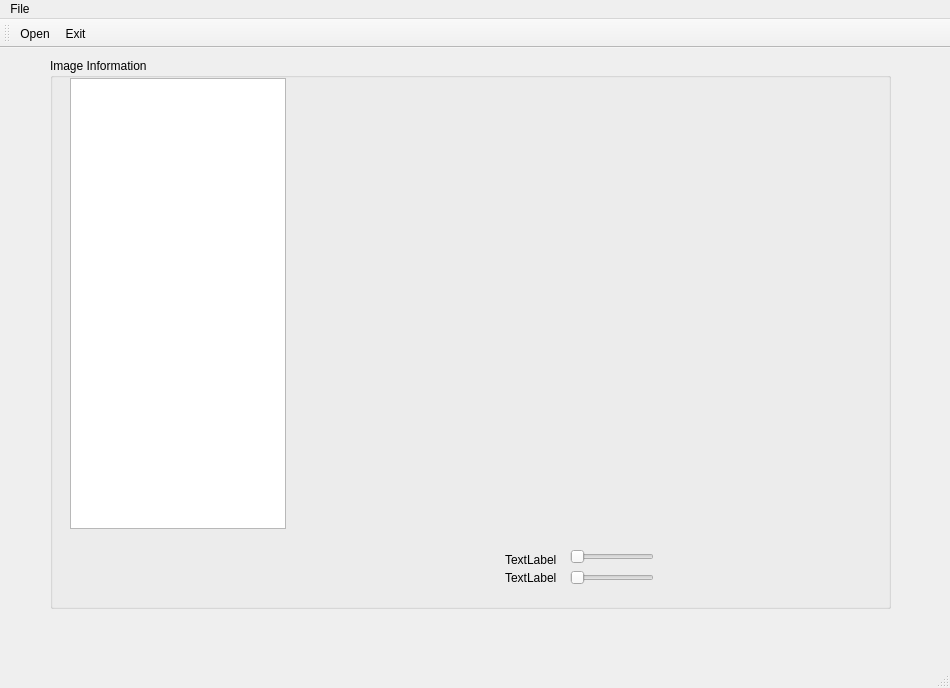
<?xml version="1.0" encoding="UTF-8"?>
<ui version="4.0">
 <class>Viewer</class>
 <widget class="QMainWindow" name="Viewer">
  <property name="geometry">
   <rect>
    <x>0</x>
    <y>0</y>
    <width>950</width>
    <height>688</height>
   </rect>
  </property>
  <property name="windowTitle">
   <string>Viewer</string>
  </property>
  <widget class="QWidget" name="centralwidget">
   <widget class="QGroupBox" name="groupBox">
    <property name="geometry">
     <rect>
      <x>50</x>
      <y>10</y>
      <width>841</width>
      <height>551</height>
     </rect>
    </property>
    <property name="sizePolicy">
     <sizepolicy hsizetype="Expanding" vsizetype="Expanding">
      <horstretch>1</horstretch>
      <verstretch>0</verstretch>
     </sizepolicy>
    </property>
    <property name="title">
     <string>Image Information</string>
    </property>
    <widget class="QTextBrowser" name="textBrowser">
     <property name="geometry">
      <rect>
       <x>20</x>
       <y>20</y>
       <width>216</width>
       <height>451</height>
      </rect>
     </property>
    </widget>
    <widget class="QSlider" name="horizontalSlider2">
     <property name="geometry">
      <rect>
       <x>520</x>
       <y>512</y>
       <width>84</width>
       <height>16</height>
      </rect>
     </property>
     <property name="orientation">
      <enum>Qt::Horizontal</enum>
     </property>
    </widget>
    <widget class="QSlider" name="horizontalSlider1">
     <property name="geometry">
      <rect>
       <x>520</x>
       <y>491</y>
       <width>84</width>
       <height>16</height>
      </rect>
     </property>
     <property name="orientation">
      <enum>Qt::Horizontal</enum>
     </property>
     <property name="tickPosition">
      <enum>QSlider::NoTicks</enum>
     </property>
    </widget>
    <widget class="QSplitter" name="splitter_2">
     <property name="geometry">
      <rect>
       <x>455</x>
       <y>495</y>
       <width>51</width>
       <height>31</height>
      </rect>
     </property>
     <property name="orientation">
      <enum>Qt::Vertical</enum>
     </property>
     <widget class="QWidget" name="">
      <layout class="QGridLayout" name="gridLayout">
       <item row="0" column="0">
        <widget class="QLabel" name="label1">
         <property name="text">
          <string>TextLabel</string>
         </property>
        </widget>
       </item>
       <item row="1" column="0">
        <widget class="QLabel" name="label2">
         <property name="text">
          <string>TextLabel</string>
         </property>
        </widget>
       </item>
      </layout>
     </widget>
    </widget>
    <widget class="QVTKWidget" name="qvtkWidget">
     <property name="geometry">
      <rect>
       <x>241</x>
       <y>20</y>
       <width>590</width>
       <height>451</height>
      </rect>
     </property>
    </widget>
   </widget>
  </widget>
  <widget class="QMenuBar" name="menubar">
   <property name="geometry">
    <rect>
     <x>0</x>
     <y>0</y>
     <width>950</width>
     <height>21</height>
    </rect>
   </property>
   <widget class="QMenu" name="menuFile">
    <property name="title">
     <string>File</string>
    </property>
    <addaction name="actionOpen"/>
    <addaction name="actionOpenRecent"/>
    <addaction name="separator"/>
    <addaction name="actionExit"/>
   </widget>
   <addaction name="menuFile"/>
  </widget>
  <widget class="QStatusBar" name="statusbar"/>
  <widget class="QToolBar" name="toolBar">
   <property name="windowTitle">
    <string>toolBar</string>
   </property>
   <attribute name="toolBarArea">
    <enum>TopToolBarArea</enum>
   </attribute>
   <attribute name="toolBarBreak">
    <bool>false</bool>
   </attribute>
   <addaction name="actionOpen"/>
   <addaction name="actionExit"/>
  </widget>
  <action name="actionOpen">
   <property name="icon">
    <iconset resource="Icons/icons.qrc">
     <normaloff>:/images/fileopen.png</normaloff>:/images/fileopen.png</iconset>
   </property>
   <property name="text">
    <string>Open</string>
   </property>
   <property name="toolTip">
    <string>Open a 3D image</string>
   </property>
  </action>
  <action name="actionOpenRecent">
   <property name="text">
    <string>Open Recent</string>
   </property>
  </action>
  <action name="actionExit">
   <property name="text">
    <string>Exit</string>
   </property>
  </action>
 </widget>
 <customwidgets>
  <customwidget>
   <class>QVTKWidget</class>
   <extends>QWidget</extends>
   <header>QVTKWidget.h</header>
  </customwidget>
 </customwidgets>
 <resources>
  <include location="Icons/icons.qrc"/>
 </resources>
 <connections/>
</ui>
